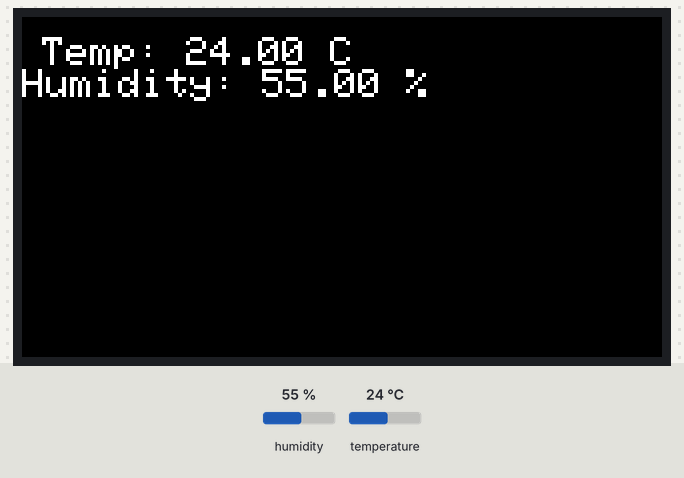
The program below on a simulated ESP32-S3. Shown: 320×170 colour display. The inputs (shaded band) are chosen by the test bench; at power-on: humidity 55 %, temperature 24 °C. What the program prints to the serial monitor is not drawn.

Above: at 2.6 s.
2.7 s: humidity set to 22 %
At 7.3 s:
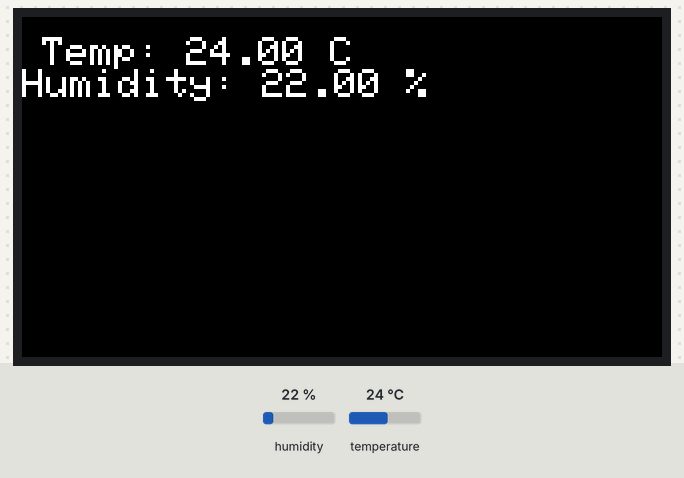
8.0 s: temperature set to 12 °C
At 10.4 s:
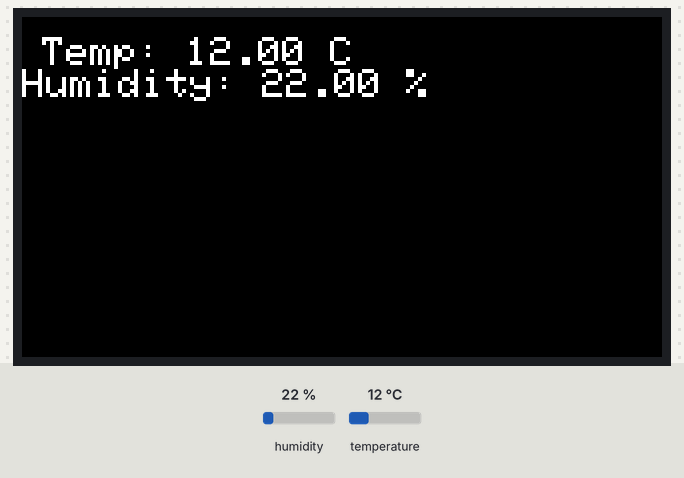
13.3 s: humidity set to 40 %
At 14.6 s:
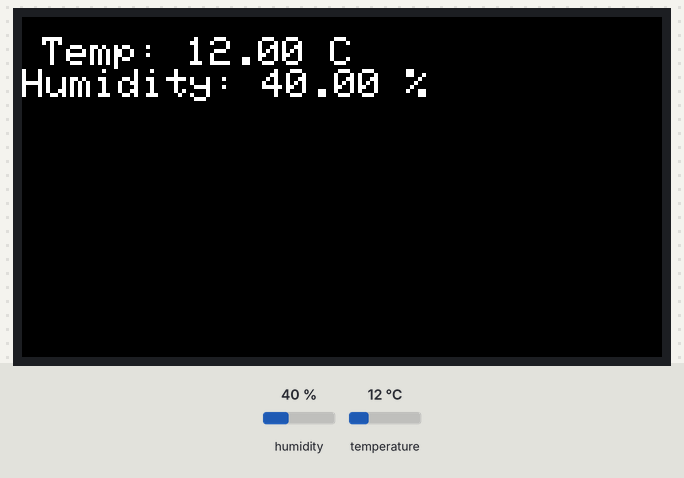
18.6 s: temperature set to 19 °C
Timing chart, 0 to 21.6 s (numbered marks = the images above; inputs shaded):
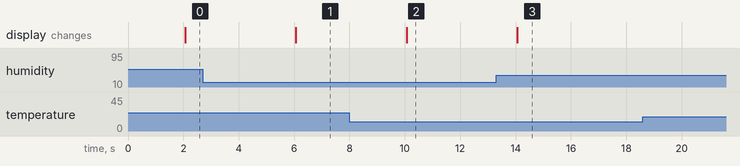

The program:

main.cpp
```cpp
#include <Arduino.h>
#include <TFT_eSPI.h>
#include <DHT.h>
#include <Adafruit_Sensor.h>

#define DHT_PIN 18  // 18번 핀 사용
#define DHT_TYPE DHT22  // DHT 센서 타입

TFT_eSPI tft = TFT_eSPI();  // 디스플레이 설정
DHT temperatureSensor(DHT_PIN, DHT_TYPE);

unsigned long previousMillis = 0;
int interval = 2000;  // 2초 간격

void setup() {
    Serial.begin(115200);

    tft.init();  // TFT 디스플레이 초기화
    tft.setRotation(3);  // 화면 회전 설정
    tft.fillScreen(TFT_BLACK);  // 화면을 검은색으로 초기화

    temperatureSensor.begin();  // DHT 센서 초기화
}

void loop() {
    unsigned long currentMillis = millis();  // 현재 시간 가져오기

    // 지정된 간격마다 센서 데이터를 읽기
    if (currentMillis - previousMillis >= interval) {
        previousMillis = currentMillis;  // 시간 기록 업데이트

        // DHT 센서에서 온도와 습도 읽기
        float humidity = temperatureSensor.readHumidity();
        float temperature = temperatureSensor.readTemperature();

        //디스플레이에 데이터 출력
        tft.fillScreen(TFT_BLACK);
        tft.setCursor(10, 10);
        tft.setTextColor(TFT_WHITE);
        tft.setTextSize(2);
        tft.print("Temp: "); tft.print(temperature); tft.println(" C");
        tft.print("Humidity: "); tft.print(humidity); tft.println(" %");

        // 시리얼 모니터에 데이터 출력
        Serial.print("Temperature: "); Serial.print(temperature); Serial.print(" C ");
        Serial.print("Humidity: "); Serial.print(humidity); Serial.println(" %");
    }
}
```

Measured:
- after the input at 2.7 s, the display: changes after 3.4 s (image 1)
- after the input at 8.0 s, the display: changes after 2.1 s (image 2)
- after the input at 13.3 s, the display: changes after 0.76 s (image 3)
